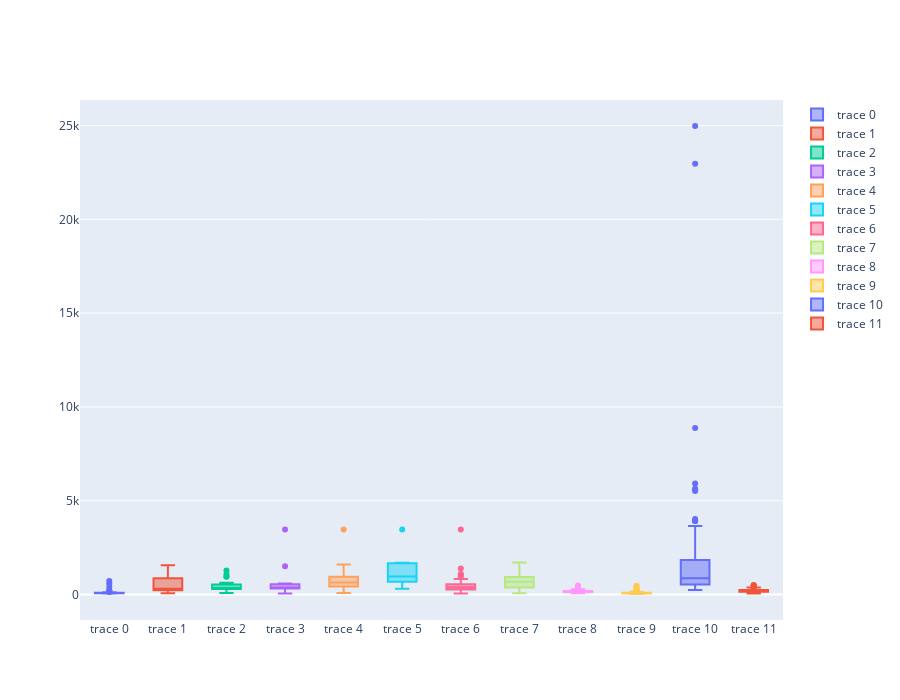

The cell this chart's notebook holds for it:
### Code cell
import plotly.graph_objects as go

fig = go.Figure()
for folder in prob_list:
    fig.add_trace(go.Box(y=elegancy[folder]))

fig.update_layout(height=700)
fig.show()
